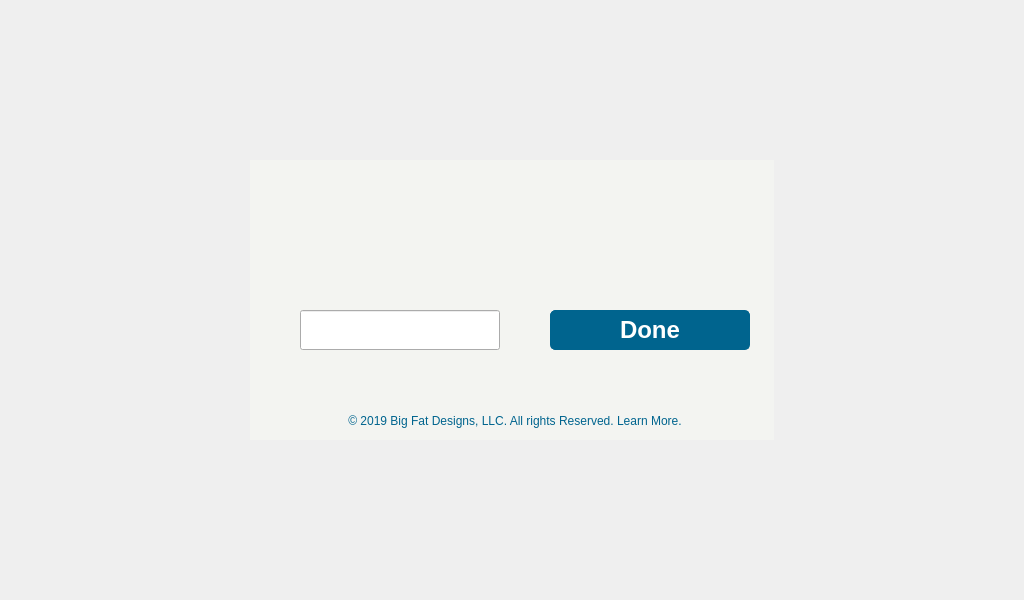
<?xml version="1.0" encoding="UTF-8"?>
<ui version="4.0">
 <class>InitialRegSuccess</class>
 <widget class="QMainWindow" name="InitialRegSuccess">
  <property name="geometry">
   <rect>
    <x>0</x>
    <y>0</y>
    <width>1024</width>
    <height>600</height>
   </rect>
  </property>
  <property name="windowTitle">
   <string>MainWindow</string>
  </property>
  <property name="styleSheet">
   <string notr="true">background-color: #F3F4F1;
QFrame
{
	background:#333;
}</string>
  </property>
  <widget class="QWidget" name="centralwidget">
   <layout class="QVBoxLayout" name="verticalLayout">
    <property name="spacing">
     <number>0</number>
    </property>
    <property name="leftMargin">
     <number>0</number>
    </property>
    <property name="topMargin">
     <number>0</number>
    </property>
    <property name="rightMargin">
     <number>0</number>
    </property>
    <property name="bottomMargin">
     <number>0</number>
    </property>
    <item>
     <spacer name="verticalSpacer">
      <property name="orientation">
       <enum>Qt::Vertical</enum>
      </property>
      <property name="sizeHint" stdset="0">
       <size>
        <width>1021</width>
        <height>156</height>
       </size>
      </property>
     </spacer>
    </item>
    <item>
     <layout class="QHBoxLayout" name="horizontalLayout">
      <property name="spacing">
       <number>0</number>
      </property>
      <item>
       <spacer name="horizontalSpacer">
        <property name="orientation">
         <enum>Qt::Horizontal</enum>
        </property>
        <property name="sizeHint" stdset="0">
         <size>
          <width>250</width>
          <height>280</height>
         </size>
        </property>
       </spacer>
      </item>
      <item>
       <widget class="QFrame" name="frame">
        <property name="minimumSize">
         <size>
          <width>524</width>
          <height>280</height>
         </size>
        </property>
        <property name="maximumSize">
         <size>
          <width>524</width>
          <height>280</height>
         </size>
        </property>
        <property name="mouseTracking">
         <bool>true</bool>
        </property>
        <property name="styleSheet">
         <string notr="true">QFrame{
background:#F3F4F1
}
</string>
        </property>
        <property name="frameShape">
         <enum>QFrame::NoFrame</enum>
        </property>
        <property name="frameShadow">
         <enum>QFrame::Plain</enum>
        </property>
        <widget class="QPushButton" name="PushButton_2">
         <property name="geometry">
          <rect>
           <x>300</x>
           <y>150</y>
           <width>200</width>
           <height>40</height>
          </rect>
         </property>
         <property name="font">
          <font>
           <pointsize>18</pointsize>
           <weight>75</weight>
           <bold>true</bold>
          </font>
         </property>
         <property name="cursor">
          <cursorShape>PointingHandCursor</cursorShape>
         </property>
         <property name="whatsThis">
          <string>&lt;html&gt;&lt;head/&gt;&lt;body&gt;&lt;p&gt;fSf&lt;/p&gt;&lt;/body&gt;&lt;/html&gt;</string>
         </property>
         <property name="styleSheet">
          <string notr="true">QPushButton{
background:#00648E;
color:white;
border-color: #00000066;
border:1px solid #00648E;
border-radius:5px;
}</string>
         </property>
         <property name="text">
          <string>Done</string>
         </property>
         <property name="icon">
          <iconset>
           <normaloff>:/newPrefix/icon_play.svg</normaloff>:/newPrefix/icon_play.svg</iconset>
         </property>
         <property name="iconSize">
          <size>
           <width>40</width>
           <height>50</height>
          </size>
         </property>
        </widget>
        <widget class="QPushButton" name="pushButton_2">
         <property name="geometry">
          <rect>
           <x>10</x>
           <y>250</y>
           <width>510</width>
           <height>21</height>
          </rect>
         </property>
         <property name="cursor">
          <cursorShape>PointingHandCursor</cursorShape>
         </property>
         <property name="styleSheet">
          <string notr="true">background-color: #F3F4F1;
color: rgb(0, 100, 142);
alternate-background-color: #F3F4F1;
border: 0px;
gridline-color: #F3F4F1;
selection-color: #F3F4F1;
selection-background-color: #F3F4F1;
font: 16px &quot;Segoe UI&quot;;</string>
         </property>
         <property name="text">
          <string>© 2019 Big Fat Designs, LLC. All rights Reserved. Learn More.</string>
         </property>
        </widget>
        <widget class="QLineEdit" name="lineEdit">
         <property name="geometry">
          <rect>
           <x>50</x>
           <y>150</y>
           <width>200</width>
           <height>40</height>
          </rect>
         </property>
        </widget>
        <widget class="QLabel" name="label">
         <property name="geometry">
          <rect>
           <x>160</x>
           <y>0</y>
           <width>180</width>
           <height>120</height>
          </rect>
         </property>
         <property name="text">
          <string/>
         </property>
         <property name="pixmap">
          <pixmap>Icons/logo_Big-Fat-Display.svg</pixmap>
         </property>
         <property name="scaledContents">
          <bool>true</bool>
         </property>
        </widget>
       </widget>
      </item>
      <item>
       <spacer name="horizontalSpacer_2">
        <property name="orientation">
         <enum>Qt::Horizontal</enum>
        </property>
        <property name="sizeHint" stdset="0">
         <size>
          <width>250</width>
          <height>280</height>
         </size>
        </property>
       </spacer>
      </item>
     </layout>
    </item>
    <item>
     <spacer name="verticalSpacer_2">
      <property name="orientation">
       <enum>Qt::Vertical</enum>
      </property>
      <property name="sizeHint" stdset="0">
       <size>
        <width>1021</width>
        <height>156</height>
       </size>
      </property>
     </spacer>
    </item>
   </layout>
  </widget>
 </widget>
 <resources>
  <include location="source.qrc"/>
 </resources>
 <connections/>
</ui>
